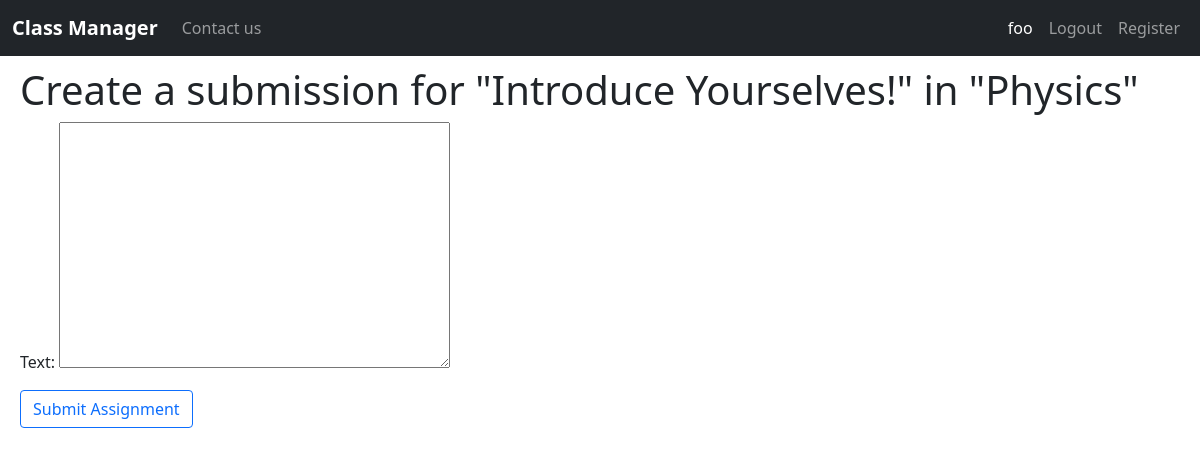
The app's page /create/submission/1/1 (signed in) with its own data.
### classmanager/models.py (models this page shows, shortened)
class User(AbstractUser):
    is_student = models.BooleanField(default=False)
    is_instructor = models.BooleanField(default=False)

class Assignment(models.Model):
    title = models.TextField(max_length=255, blank=False)
    course = models.ForeignKey(Course, on_delete=models.CASCADE)
    file_url = models.URLField(blank=True, max_length=200)
    description = models.TextField(max_length=1000, blank=True)
    date_created = models.DateField(auto_now_add=True)
    due_date = models.DateField(blank=False, default=date.today() + timedelta(days=3))
    points = models.PositiveIntegerField(default=1)

class Course(models.Model):
    instructor = models.ForeignKey(Instructor, on_delete=models.CASCADE)
    name = models.CharField(max_length=255, blank=False, default=None)
    is_active = models.BooleanField(default=True)
    date_created = models.DateTimeField(auto_now_add=True)
    DEPARTMENTS = [
        ("Math", "Math"), ("English", "English"),
        ("Science", "Science"), ("Technology", "Technology"),
        ("Law", "Law"), ("Art", "Art"),
        ("Business", "Business"), ("Health", "Health")
    ]
    department = models.CharField(max_length=20, choices=DEPARTMENTS, default="Other")
    description = models.TextField(max_length=1000, default=None, blank=True)
    credits = models.PositiveIntegerField(default=2)
    length = models.PositiveIntegerField(default=10)

### classmanager/views.py (the view)
# urls.py: path("create/submission/<int:course_id>/<int:assignment_id>", views.create_submission, name="create-submission"),
@login_required
def create_submission(request, course_id, assignment_id):
    context = {}
    if not student_check(request, course_id, "create a submission", context):
        return render(request, "classmanager/index.html", context)
    course = Course.objects.get(pk=course_id)
    context["course"] = course
    assignment = Assignment.objects.get(pk=assignment_id)
    context["assignment"] = assignment
    if request.method == "POST":
        submission_form = SubmissionForm(request.POST)
        if submission_form.is_valid():
            new_submission = submission_form.save(commit=False)
            new_submission.student = student
            new_submission.assignment = assignment
            new_submission.save()
            context["success_message"] = "Assignment submitted successfully!"
            return render(request, "classmanager/create_submission.html", context)
    else:
        submission_form = SubmissionForm()
        context["submission_form"] = submission_form
        return render(request, "classmanager/create_submission.html", context)

### classmanager/forms.py
class SubmissionForm(ModelForm):
    class Meta:
        model = Submission
        fields = ["text"]

### classmanager/views.py (called while the page is built)
def student_check(request, course_id, action, context):
    if not request.user.is_student:
        context["failure_message"] = f"Sorry, you don't have the permission to {action}"
        return False
    else:
        if action == "join a course":
            return True
        course = Course.objects.get(pk=course_id)
        student = Student.objects.get(pk=request.user)
        try:
            Enrollment.objects.get(course=course, student=student)
        except Enrollment.DoesNotExist:
            context["failure_message"] = f"Sorry, you don't have the permission to {action}"
            return False
    return True

### classmanager/templates/classmanager/create_submission.html (shortened to what this page needs)
{% extends "classmanager/layout.html" %}
{% block body %}
  <h1>Create a submission for "{{assignment.title}}" in "{{course.name}}"</h1>
  <form action="{% url 'create-submission' course_id=course.id assignment_id=assignment.id%}" method="post">
    {{submission_form.as_p}}
    <button class="btn btn-outline-primary" type="submit">Submit Assignment</button>
  </form>
{% endblock body %}

### classmanager/templates/classmanager/layout.html (shortened to what this page needs)
{% load static %}
<!DOCTYPE html>
<html lang="en">
<head>
    <link rel="stylesheet" href="{% static 'classmanager/styles.css' %}">
    <link href="https://cdn.jsdelivr.net/npm/bootstrap@5.0.2/dist/css/bootstrap.min.css" rel="stylesheet"
>
</head>
<body>
    <nav class="navbar navbar-expand-lg navbar-dark bg-dark">
        <div class="container-fluid">
            <a class="navbar-brand" href="{% url 'index' %}"><b>Class Manager</b></a>
            <div class="collapse navbar-collapse justify-content-between" id="navbarNavAltMarkup">
                <div class="navbar-nav">
                    <a class="nav-link" href="{% url 'contact_us' %}">Contact us</a>
                </div>
            </div>
            <div class="collapse navbar-collapse justify-content-end" id="navbarNavAltMarkup">
                <div class="navbar-nav">
                    {% if user.is_authenticated %}
                    <a class="nav-link active" aria-current="page" href="{% url 'index' %}">{{user.username}}</a>
                    <a class="nav-link" href="{% url 'logout' %}">Logout</a>
                    {% else %}
                    <a class="nav-link" href="{% url 'login' %}">Login</a>
                    {% endif %}
                    {% block right-nav %}
                    <a class="nav-link" href="{% url 'register' %}">Register</a>
                    {% endblock right-nav %}
                </div>
            </div>
        </div>
    </nav>
    <div class="main-container">
        {% block body%}
        {% endblock body%}
    </div>
</body>
</html>

### classmanager/static/classmanager/styles.css (style rules this page uses)
.main-container { margin: 10px 20px 10px 20px; }
form { max-width: 600px; }

### records on screen
User: username "foo"
Assignment: title "Introduce Yourselves!"
Course: name "Physics"
